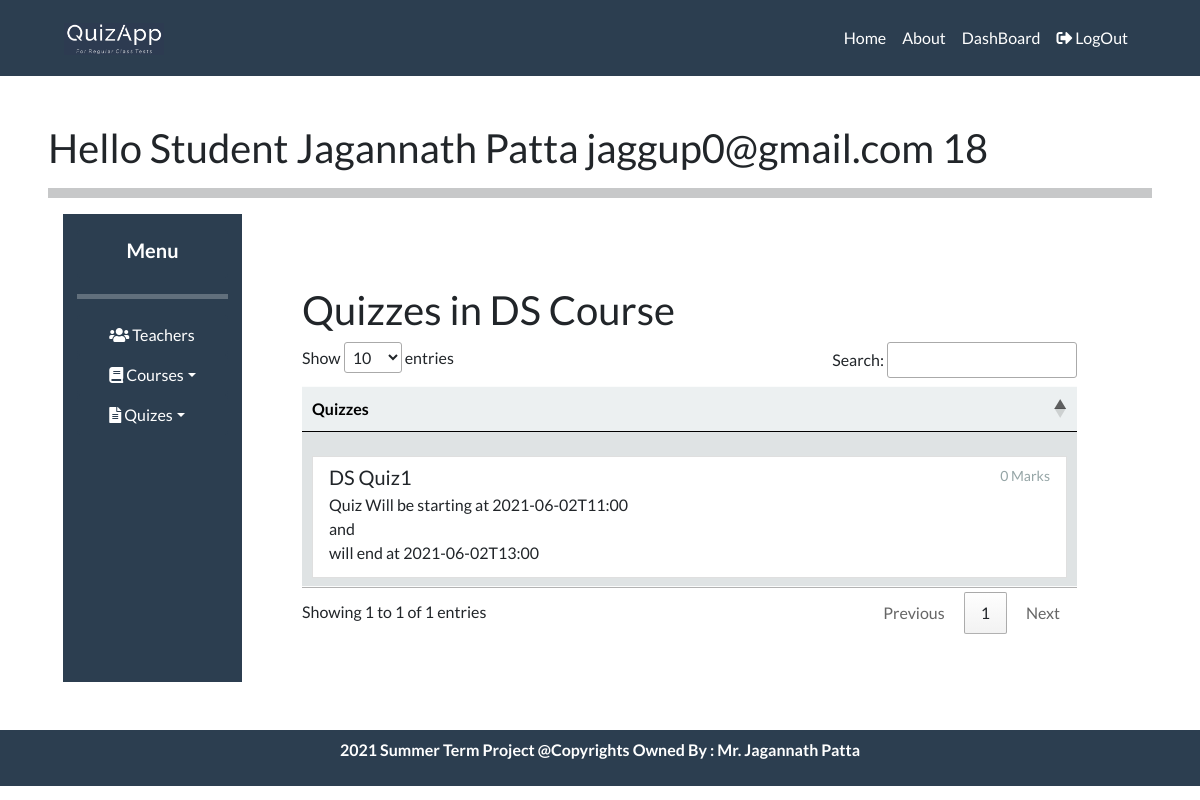
Screenshot of /student/course?id=3&name=DS&tid=5 (signed in) with the database file from the repository.
### tables this page shows
CREATE TABLE "Quiz" (
	"quiz_id"	INTEGER NOT NULL PRIMARY KEY AUTOINCREMENT,
	"teacher_id"	INTEGER NOT NULL,
	"course_id"	INTEGER NOT NULL,
	"quiz_name"	TEXT,
	"img_id"	INTEGER NOT NULL,
	"img_key"	BLOB,
	"quiz_marks"	INTEGER DEFAULT 0,
	"quiz_startDate"	TEXT NOT NULL,
	"quiz_endDate"	TEXT NOT NULL,
	FOREIGN KEY("img_id") REFERENCES "Images"("image_id") ON DELETE SET NULL,
	UNIQUE("course_id","teacher_id","quiz_name"),
	FOREIGN KEY("teacher_id") REFERENCES "Teacher"("teacher_id") ON DELETE CASCADE,
	FOREIGN KEY("course_id") REFERENCES "Course"("course_id") ON DELETE CASCADE
);

### Student/views.py (the view)
def Course():
    page = check_user("/studentSite/course.html")
    if len(page) > 1:
        return render_template(page[0] , msg = page[1])
    else:
        id = request.args.get('id',type = int)
        name = request.args.get('name', type = str)
        tid = request.args.get('tid' , type = int)
        if (id , name , tid) in session['courses']:
            try:
                conn = sqlite3.connect("DataBase/quizAppDataBase.db")
                cursor = conn.cursor()
                quizes = cursor.execute("SELECT QUIZ_ID , QUIZ_NAME , QUIZ_MARKS , QUIZ_STARTDATE , QUIZ_ENDDATE from QUIZ WHERE COURSE_ID = ? AND TEACHER_ID = ? " , ( id , tid , )).fetchall()
                cursor.close()
                conn.close()
            except Exception as e:
                msg = "Some Error : " + str(e)
            return render_template(page[0] , course = [id , name , tid] , flag = True , quizes = quizes )
        else:
            msg1 = "Enroll to the course to view all the quizs. For Public Courses the Key is '1234'."
            return render_template(page[0] , course = [id , name , tid] , flag = False , msg1 = msg1 )

### Student/views.py (called while the page is built)
def check_user(page):
    if session.get("email"):
        if session.get("user_role") == 'S':
            return [page]
        else:
            return [page , "You Don't have these previlages." ]
    else:
        return ['login.html']

### templates/studentSite/course.html (shortened to what this page needs)
{% extends "/studentSite/studentHome.html" %}
{% block body %}
<div class="p-sm-5">
    {% if flag %}
      <h2> Quizzes in {{course[1]}} Course </h2>
        <table id='tab' class="display table responsive table-hover">
            <thead>
                <tr class="table-light">
                  <th scope="col"> Quizzes </th>
                </tr>
              </thead>
            <tbody>
                {% for quiz in  quizes: %}
              <tr class="table-light">
                <td>
                    <a href="/student/quiz?id={{quiz[0]}}&name={{quiz[1]}}&cid={{course[0]}}&tid={{course[2]}}" class="mt-3 list-group-item list-group-item-action flex-column align-items-start ">
                        <div class="d-flex w-100 justify-content-between">
                            <h5 class="mb-1"> {{quiz[1] }}   </h5>
                            <small class="text-muted">{{quiz[2]}} Marks </small>
                        </div>
                            <p class="mb-1">Quiz Will be starting at {{quiz[3]}} <br> and <br> will end at {{quiz[4]}}</p>
                    </a>
                </td>
              </tr>
              {% endfor %}
            </tbody>
        </table>
    {% endif %}
</div>
{% endblock %}

### rows the page displays
Quiz: quiz_name "DS Quiz1", quiz_marks "0", quiz_startDate "2021-06-02T11:00", quiz_endDate "2021-06-02T13:00"

### other values shown
{{ session['username'] }} "Jagannath Patta"
{{ session['email'] }} "jaggup0@gmail.com"
{{ session['role_id'] }} "18"
{{ course[1] }} "DS"
